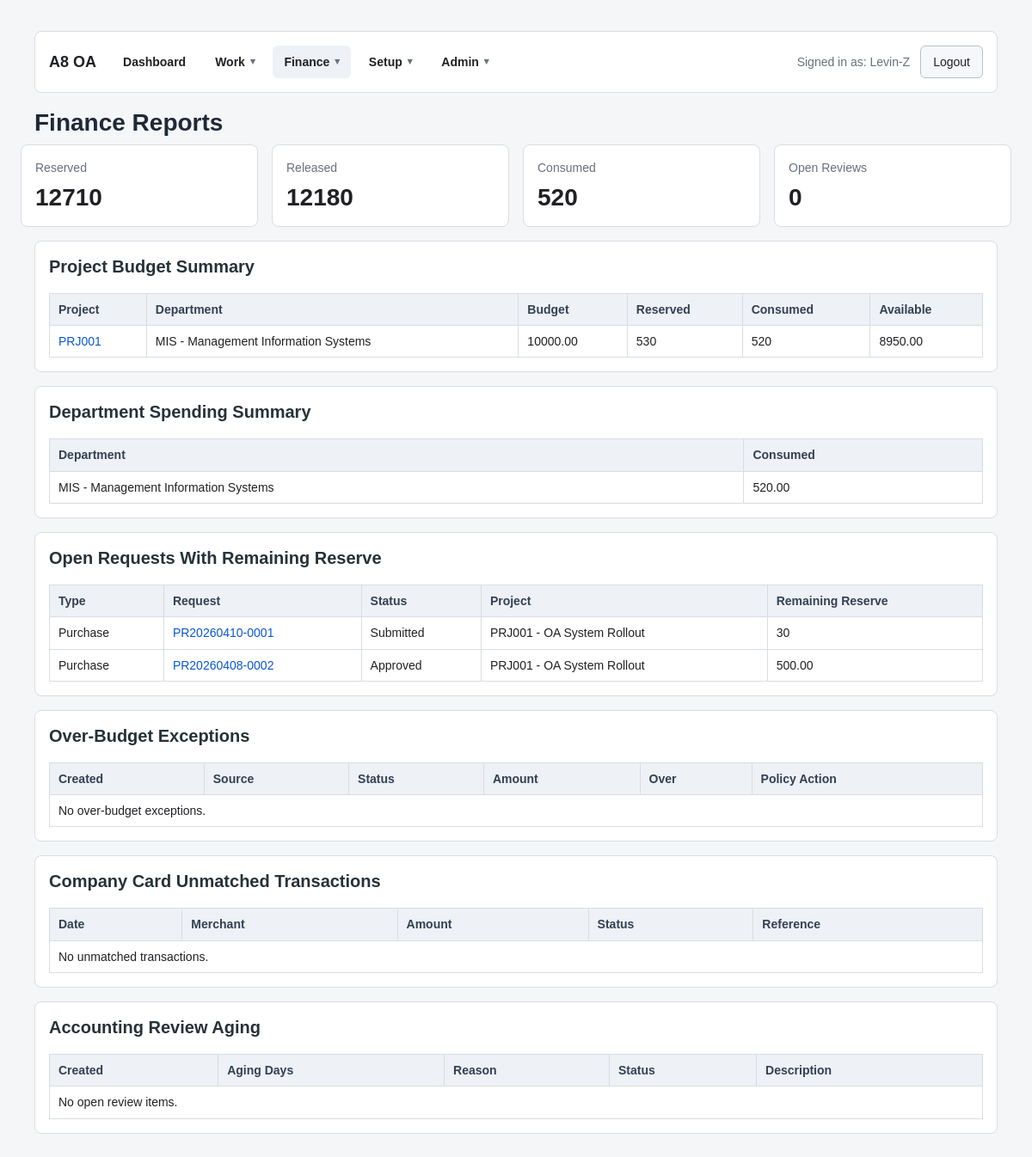
Page /finance/reports/ (signed in) on the committed database.
### accounts/models.py (models this page shows)
class User(AbstractUser):
    employee_id = models.CharField(max_length=30, blank=True, default="")
    display_name = models.CharField(max_length=150, blank=True, default="")
    job_title = models.CharField(max_length=100, blank=True, default="")
    phone = models.CharField(max_length=30, blank=True, default="")
    approval_level = models.CharField(
        max_length=20,
        choices=ApprovalLevel,
        default=ApprovalLevel.STAFF,
    )
    primary_department = models.ForeignKey(
        "Department",
        null=True,
        blank=True,
        on_delete=models.SET_NULL,
        related_name="primary_users",
    )
    can_approve_all_departments = models.BooleanField(default=False)
    class Meta:
        db_table = "PS_A8_USER"
        verbose_name = "User"
        verbose_name_plural = "Users"
    def __str__(self):
        return self.display_name or self.username

class Department(models.Model):
    dept_code = models.CharField(max_length=30, unique=True)
    dept_name = models.CharField(max_length=100)
    dept_type = models.CharField(
    max_length=20,
    choices=DepartmentType,
    default=DepartmentType.GENERAL,
    )
    cost_center = models.CharField(max_length=30, blank=True, default="")
    manager = models.ForeignKey(
        settings.AUTH_USER_MODEL,
        null=True,
        blank=True,
        on_delete=models.SET_NULL,
        related_name="managed_departments",
    )
    parent_department = models.ForeignKey(
        "self",
        null=True,
        blank=True,
        on_delete=models.SET_NULL,
        related_name="child_departments",
    )
    is_active = models.BooleanField(default=True)
    sort_order = models.PositiveIntegerField(default=0)
    class Meta:
        db_table = "PS_A8_DEPT"
        verbose_name = "Department"
        verbose_name_plural = "Departments"
        ordering = ["sort_order", "dept_code"]
    def __str__(self):
        return f"{self.dept_code} - {self.dept_name}"

### projects/models.py (models this page shows, shortened)
class Project(models.Model):
    project_code = models.CharField(max_length=30, unique=True)
    project_name = models.CharField(max_length=150)
    project_manager = models.ForeignKey(
        settings.AUTH_USER_MODEL,
        null=True,
        blank=True,
        on_delete=models.SET_NULL,
        related_name="managed_projects",
    )
    owning_department = models.ForeignKey(
        "accounts.Department",
        on_delete=models.PROTECT,
        related_name="owned_projects",
    )
    created_by = models.ForeignKey(
        settings.AUTH_USER_MODEL,
        null=True,
        blank=True,
        on_delete=models.SET_NULL,
        related_name="created_projects",
    )
    project_type = models.CharField(
        max_length=30,
        choices=ProjectType,
        default=ProjectType.INTERNAL,
    )
    budget_approval_status = models.CharField(
        max_length=30,
        choices=ProjectBudgetApprovalStatus,
        default=ProjectBudgetApprovalStatus.APPROVED,
    )
    matched_rule = models.ForeignKey(
        "approvals.ApprovalRule",
        null=True,
        blank=True,
        on_delete=models.SET_NULL,
        related_name="project_requests",
    )
    approval_tasks = GenericRelation(
        "approvals.ApprovalTask",
        content_type_field="request_content_type",
        object_id_field="request_object_id",
        related_query_name="project_request",
    )
    status = models.CharField(
        max_length=20,
        choices=ProjectStatus,
        default=ProjectStatus.OPEN,
    )
    budget_amount = models.DecimalField(max_digits=14, decimal_places=2, default=0)
    currency = models.CharField(
        max_length=10,
        choices=CurrencyCode.choices,
        default=CurrencyCode.USD,
    )
    start_date = models.DateField(null=True, blank=True)
    end_date = models.DateField(null=True, blank=True)
    budget_period_start = models.DateField(null=True, blank=True)
    budget_period_end = models.DateField(null=True, blank=True)
    external_order_type = models.CharField(
        max_length=30,
        choices=ProjectExternalOrderType,
        blank=True,
        default="",
    )
    external_order_no = models.CharField(max_length=50, blank=True, default="")
    customer_name = models.CharField(max_length=150, blank=True, default="")
    is_active = models.BooleanField(default=True)
    notes = models.TextField(blank=True, default="")
    class Meta:
        db_table = "PS_A8_PROJ"
        verbose_name = "Project"
        verbose_name_plural = "Projects"
        ordering = ["project_code"]
    def __str__(self):
        return f"{self.project_code} - {self.project_name}"

### purchase/models.py (models this page shows, shortened)
class PurchaseRequest(models.Model):
    pr_no = models.CharField(max_length=30, unique=True)
    title = models.CharField(max_length=200)
    requester = models.ForeignKey(
        settings.AUTH_USER_MODEL,
        on_delete=models.PROTECT,
        related_name="purchase_requests",
    )
    request_department = models.ForeignKey(
        "accounts.Department",
        on_delete=models.PROTECT,
        related_name="purchase_requests",
    )
    project = models.ForeignKey(
        "projects.Project",
        on_delete=models.PROTECT,
        related_name="purchase_requests",
    )
    matched_rule = models.ForeignKey(
        "approvals.ApprovalRule",
        null=True,
        blank=True,
        on_delete=models.SET_NULL,
        related_name="purchase_requests",
    )
    parent_request = models.ForeignKey(
        "self",
        null=True,
        blank=True,
        on_delete=models.SET_NULL,
        related_name="supplemental_requests",
    )
    status = models.CharField(
        max_length=20,
        choices=RequestStatus,
        default=RequestStatus.DRAFT,
    )
    fulfillment_status = models.CharField(
        max_length=20,
        choices=PurchaseFulfillmentStatus,
        default=PurchaseFulfillmentStatus.NOT_STARTED,
    )
    request_date = models.DateField()
    needed_by_date = models.DateField(null=True, blank=True)
    currency = models.CharField(
    max_length=10,
    choices=CurrencyCode,
    default=CurrencyCode.USD,
    )
    estimated_total = models.DecimalField(max_digits=12, decimal_places=2, default=0)
    justification = models.TextField(blank=True, default="")
    vendor_suggestion = models.CharField(max_length=100, blank=True, default="")
    delivery_location = models.CharField(max_length=200, blank=True, default="")
    notes = models.TextField(blank=True, default="")
    supplemental_reason = models.TextField(blank=True, default="")
    is_over_estimate = models.BooleanField(default=False)
    actual_review_status = models.CharField(
        max_length=30,
        choices=PurchaseActualReviewStatus,
        default=PurchaseActualReviewStatus.NOT_REQUIRED,
    )
    actual_review_comment = models.TextField(blank=True, default="")
    actual_reviewed_by = models.ForeignKey(
        settings.AUTH_USER_MODEL,
        null=True,
        blank=True,
        on_delete=models.SET_NULL,
        related_name="purchase_actual_reviews",
    )
    actual_reviewed_at = models.DateTimeField(null=True, blank=True)
    pending_overage_amount = models.DecimalField(max_digits=12, decimal_places=2, default=0)
    pending_overage_note = models.TextField(blank=True, default="")
    class Meta:
        db_table = "PS_A8_PR_HDR"
        verbose_name = "Purchase Request"
        verbose_name_plural = "Purchase Requests"
        ordering = ["-request_date", "pr_no"]
    def get_reserved_remaining_amount(self):
        reserve_total = (
            ProjectBudgetEntry.objects.filter(
                project=self.project,
                source_type=RequestType.PURCHASE,
                source_id=self.id,
                entry_type=BudgetEntryType.RESERVE,
            ).aggregate(total=Sum("amount"))["total"]
            or Decimal("0.00")
        )
        release_total = (
            ProjectBudgetEntry.objects.filter(
                project=self.project,
                source_type=RequestType.PURCHASE,
                source_id=self.id,
                entry_type=BudgetEntryType.RELEASE,
            ).aggregate(total=Sum("amount"))["total"]
            or Decimal("0.00")
        )
        return reserve_total - release_total

### finance/views.py (the view)
# urls.py: path("reports/", views.finance_reports, name="finance_reports"),
@login_required
def finance_reports(request):
    _enforce_accounting_permission(request.user)
    return render(request, "finance/reports.html", build_finance_report_context())

### finance/templates/finance/reports.html (shortened to what this page needs)
{% extends "purchase/base.html" %}
{% block page_title %}Finance Reports{% endblock %}
{% block content %}
<div class="summary-cards">
    <div class="summary-card"><div class="label">Reserved</div><div class="value">{{ reserved_vs_consumed.reserved }}</div></div>
    <div class="summary-card"><div class="label">Released</div><div class="value">{{ reserved_vs_consumed.released }}</div></div>
    <div class="summary-card"><div class="label">Consumed</div><div class="value">{{ reserved_vs_consumed.consumed }}</div></div>
    <div class="summary-card"><div class="label">Open Reviews</div><div class="value">{{ review_aging_rows|length }}</div></div>
</div>
<div class="card">
    <h2>Project Budget Summary</h2>
    <table>
        <thead><tr><th>Project</th><th>Department</th><th>Budget</th><th>Reserved</th><th>Consumed</th><th>Available</th></tr></thead>
        <tbody>
            {% for row in project_budget_rows %}
            <tr>
                <td><a href="{% url 'projects:project_detail' row.project.id %}">{{ row.project.project_code }}</a></td>
                <td>{{ row.project.owning_department }}</td>
                <td>{{ row.budget }}</td>
                <td>{{ row.reserved }}</td>
                <td>{{ row.consumed }}</td>
                <td>{{ row.available }}</td>
            </tr>
            {% empty %}
            <tr><td colspan="6">No projects.</td></tr>
            {% endfor %}
        </tbody>
    </table>
</div>
<div class="card">
    <h2>Department Spending Summary</h2>
    <table>
        <thead><tr><th>Department</th><th>Consumed</th></tr></thead>
        <tbody>
            {% for row in department_spending_rows %}
            <tr><td>{{ row.department }}</td><td>{{ row.consumed }}</td></tr>
            {% empty %}
            <tr><td colspan="2">No consumed budget.</td></tr>
            {% endfor %}
        </tbody>
    </table>
</div>
<div class="card">
    <h2>Open Requests With Remaining Reserve</h2>
    <table>
        <thead><tr><th>Type</th><th>Request</th><th>Status</th><th>Project</th><th>Remaining Reserve</th></tr></thead>
        <tbody>
            {% for row in open_reserve_rows %}
            <tr>
                <td>{{ row.type }}</td>
                <td>
                    {% if row.type == "Purchase" %}<a href="{% url 'purchase:pr_detail' row.request.id %}">{{ row.request.pr_no }}</a>{% endif %}
                </td>
                <td>{{ row.request.get_status_display }}</td>
                <td>{{ row.request.project }}</td>
                <td>{{ row.remaining }}</td>
            </tr>
            {% empty %}
            <tr><td colspan="5">No open reserve.</td></tr>
            {% endfor %}
        </tbody>
    </table>
</div>
<div class="card">
    <h2>Over-Budget Exceptions</h2>
    <table>
        <thead><tr><th>Created</th><th>Source</th><th>Status</th><th>Amount</th><th>Over</th><th>Policy Action</th></tr></thead>
        <tbody>
            {% for item in over_budget_items %}
            <tr>
                <td>{{ item.created_at }}</td>
                <td>{{ item.title }}</td>
                <td>{{ item.get_status_display }}</td>
                <td>{{ item.amount }}</td>
                <td>{{ item.over_amount }}</td>
                <td>{{ item.policy_action }}</td>
            </tr>
            {% empty %}
            <tr><td colspan="6">No over-budget exceptions.</td></tr>
            {% endfor %}
        </tbody>
    </table>
</div>
<div class="card">
    <h2>Company Card Unmatched Transactions</h2>
    <table>
        <thead><tr><th>Date</th><th>Merchant</th><th>Amount</th><th>Status</th><th>Reference</th></tr></thead>
        <tbody>
            {% for transaction in unmatched_card_transactions %}
            <tr>
                <td>{{ transaction.transaction_date }}</td>
                <td><a href="{% url 'finance:card_transaction_detail' transaction.id %}">{{ transaction.merchant_name }}</a></td>
                <td>{{ transaction.currency }} {{ transaction.amount }}</td>
                <td>{{ transaction.get_match_status_display }}</td>
                <td>{{ transaction.reference_no }}</td>
            </tr>
            {% empty %}
            <tr><td colspan="5">No unmatched transactions.</td></tr>
            {% endfor %}
        </tbody>
    </table>
</div>
<div class="card">
    <h2>Accounting Review Aging</h2>
    <table>
        <thead><tr><th>Created</th><th>Aging Days</th><th>Reason</th><th>Status</th><th>Description</th></tr></thead>
        <tbody>
            {% for row in review_aging_rows %}
            <tr>
                <td>{{ row.item.created_at }}</td>
                <td>{{ row.aging_days }}</td>
                <td>{{ row.item.get_reason_display }}</td>
                <td>{{ row.item.get_status_display }}</td>
                <td>{{ row.item.description }}</td>
            </tr>
            {% empty %}
            <tr><td colspan="5">No open review items.</td></tr>
            {% endfor %}
        </tbody>
    </table>
</div>
{% endblock %}

### templates/includes/top_nav.html (shortened to what this page needs)
<header class="top-nav card">
    {% if request.user.is_authenticated %}
    <div class="nav-brand">
        <a href="{% url 'dashboard:home' %}">A8 OA</a>
    </div>
    <nav class="nav-groups" aria-label="Primary navigation">
        {% if top_navigation.dashboard %}
        <a
            class="nav-direct-link{% if top_navigation.dashboard.active %} is-active{% endif %}"
            href="{{ top_navigation.dashboard.url }}"
        >
            {{ top_navigation.dashboard.label }}
        </a>
        {% endif %}
        {% for group in top_navigation.groups %}
            {% include "includes/dropdown_nav.html" with group=group %}
        {% endfor %}
    </nav>
    <div class="nav-user">
        <span class="muted">Signed in as: {{ request.user }}</span>
        <form method="post" action="{% url 'logout' %}" class="inline-form">
            <button type="submit" class="btn btn-secondary">Logout</button>
        </form>
    </div>
    {% else %}
    <div class="nav-brand">
        <a href="{% url 'login' %}">A8 OA</a>
    </div>
    <a href="{% url 'login' %}" class="btn btn-primary">Login</a>
    {% endif %}
</header>

### rows in the picture
User: user "Levin-Z"
Project: project.project_code "PRJ001", project.owning_department "MIS - Management Information Systems", budget "10000.00", reserved "530", consumed "520", available "8950.00"
Department: department "MIS - Management Information Systems", consumed "520.00"
PurchaseRequest: type "Purchase", request.pr_no "PR20260410-0001", request.status "Submitted", request.project "PRJ001 - OA System Rollout", remaining "30"
PurchaseRequest: type "Purchase", request.pr_no "PR20260408-0002", request.status "Approved", request.project "PRJ001 - OA System Rollout", remaining "500.00"

### other values in the picture
{{ top_navigation.dashboard.label }} "Dashboard"
{{ group.label }} "Work" "Finance" "Setup" "Admin"
{{ reserved_vs_consumed.reserved }} "12710"
{{ reserved_vs_consumed.released }} "12180"
{{ reserved_vs_consumed.consumed }} "520"
{{ review_aging_rows|length }} "0"
